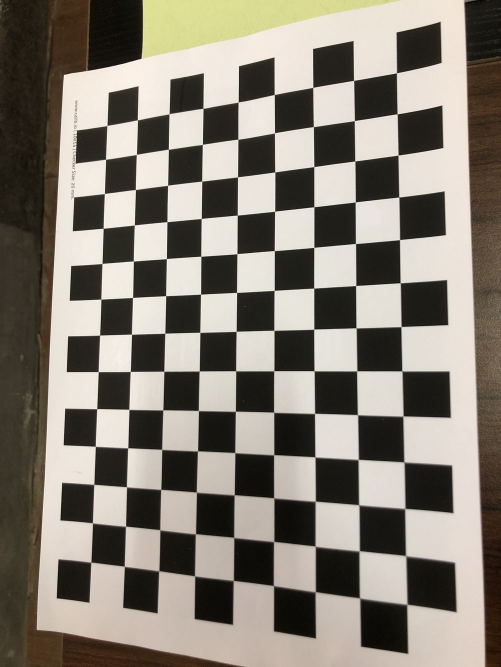
#> input picture calibration_img/1.png, 1001 x 1334 px (shown at 1/2 size); its folder holds 4 pictures in this run; the run also reads 1 picture not shown here
$ python camera_calibration.py
#> lines starting #> are read from the running program, lines starting #| are printed output that depends on the picture; after the words box and inside, x2 and y2 are one past the last pixel; in counts of white or black regions, pixels touching at a corner belong together
import cv2
import numpy as np
import glob

criteria = (cv2.TERM_CRITERIA_MAX_ITER | cv2.TERM_CRITERIA_EPS, 30, 0.001)

objp = np.zeros((9 * 13, 3), np.float32)
objp[:, :2] = np.mgrid[0:13, 0:9].T.reshape(-1, 2)

obj_points = []
img_points = []

images = glob.glob("/home/pacaep/Tests/OpenCvArDemo/calibration_img/*.png")
i=0;
for fname in images:
    img = cv2.imread(fname)
#> img is the input picture: shape (1334, 1001, 3); mean B, G, R 116.4, 126.4, 133.1
    gray = cv2.cvtColor(img, cv2.COLOR_BGR2GRAY)
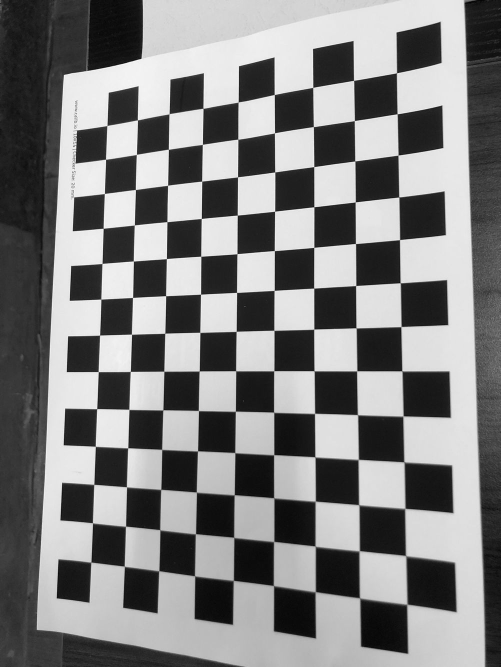
#> gray: shape (1334, 1001) (shown at 1/2 size); min 1, max 254, mean 127.3
    size = gray.shape[::-1]
#> size = (1001, 1334)
    ret, corners = cv2.findChessboardCorners(gray, (13, 9), None)
#> ret = True; corners = 117 rows, first 8: [793.4, 146.3], [794.6, 228.1], [796.5, 310.6], [797.9, 394.4], [799.6, 479.7], [800.7, 566.1], [802.4, 653.5], [803.9, 741.9]

    if ret:

        obj_points.append(objp)

        corners2 = cv2.cornerSubPix(gray, corners, (5, 5), (-1, -1), criteria)
#> corners2 = 117 rows, first 8: [793.4, 146.2], [794.6, 228.2], [796.5, 310.6], [798.1, 394.5], [799.5, 479.7], [800.8, 566.1], [802.5, 653.5], [804.2, 742.2]
        if [corners2]:
            img_points.append(corners2)
        else:
            img_points.append(corners)

        cv2.drawChessboardCorners(img, (13, 9), corners, ret)
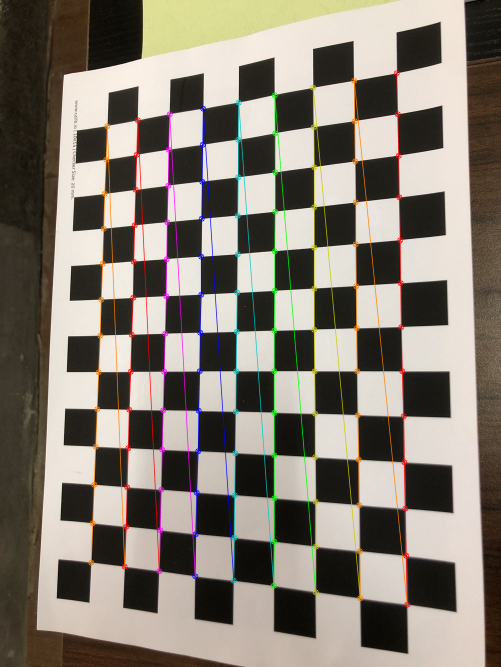
#> img: shape (1334, 1001, 3) (shown at 1/2 size); 4.34% of pixels changed, all inside (x1, y1, x2, y2) = (176, 140, 821, 1216)
        i+=1;
        cv2.imwrite('conimg'+str(i)+'.png', img)
        cv2.waitKey(1500)
#> pass 2 of the loop `for fname in images:`:
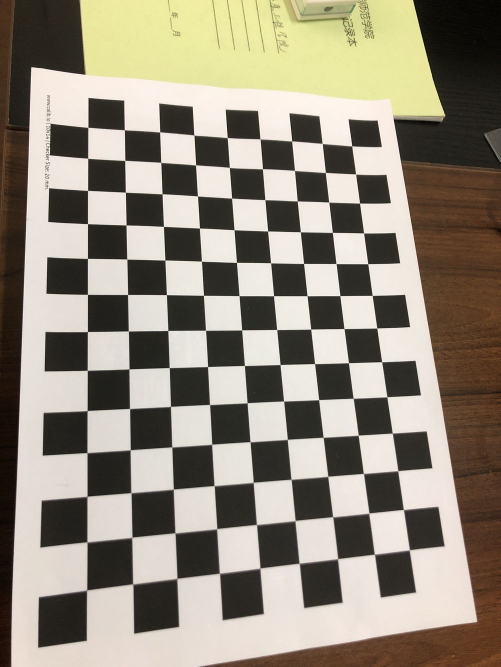
#> input picture calibration_img/10.png, 1001 x 1334 px (shown at 1/2 size)
#> img is the input picture: shape (1334, 1001, 3); mean B, G, R 124.5, 138.9, 146.6
#> `gray = cv2.cvtColor(img, cv2.COLOR_BGR2GRAY)`:
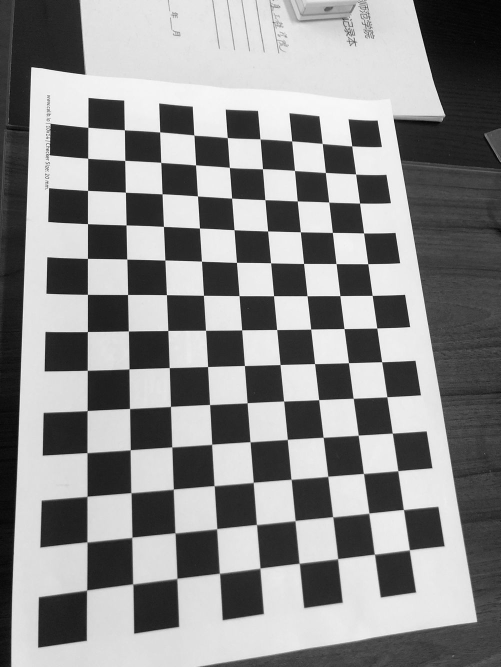
#> gray: shape (1334, 1001) (shown at 1/2 size); min 0, max 254, mean 139.6
#> corners = 117 rows, first 8: [173.5, 1182], [173.5, 1086], [174, 994], [173, 907.5], [174.5, 823], [174.6, 741], [175.4, 662.9], [174.9, 589]
#> corners2 = 117 rows, first 8: [173.8, 1180.5], [174.4, 1084.1], [174.6, 992.9], [174.5, 905.6], [174.8, 821.5], [175.1, 740.9], [175.3, 663.5], [175.4, 589]
#> `cv2.drawChessboardCorners(img, (13, 9), corners, ret)`:
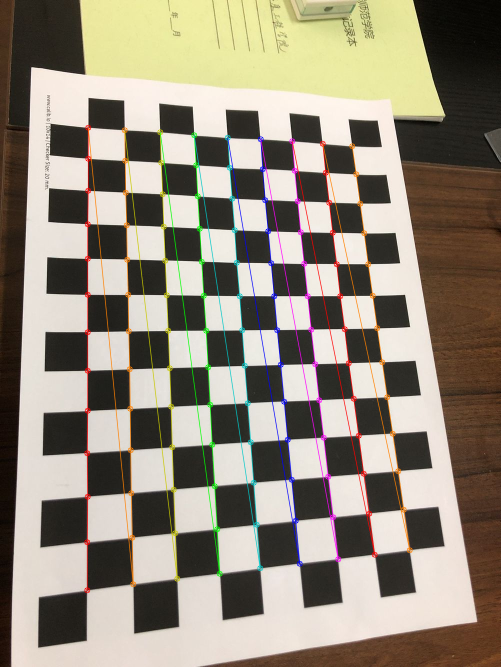
#> img: shape (1334, 1001, 3) (shown at 1/2 size); 3.98% of pixels changed, all inside (x1, y1, x2, y2) = (168, 249, 826, 1187)
#> pass 3 of the loop `for fname in images:`:
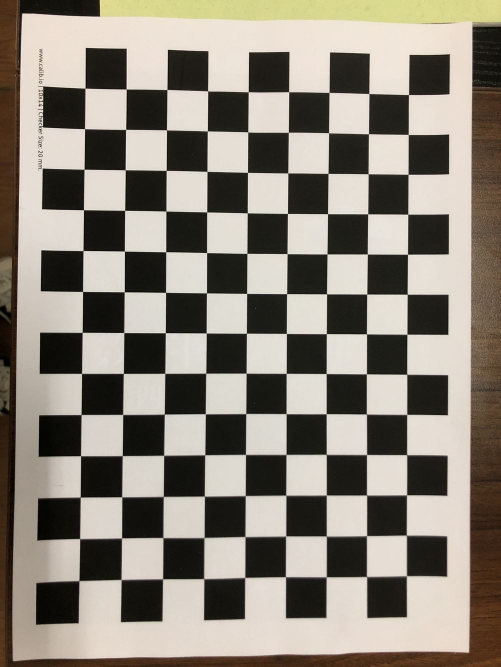
#> input picture calibration_img/2.png, 1001 x 1334 px (shown at 1/2 size)
#> img is the input picture: shape (1334, 1001, 3); mean B, G, R 121.2, 131.7, 138.7
#> `gray = cv2.cvtColor(img, cv2.COLOR_BGR2GRAY)`:
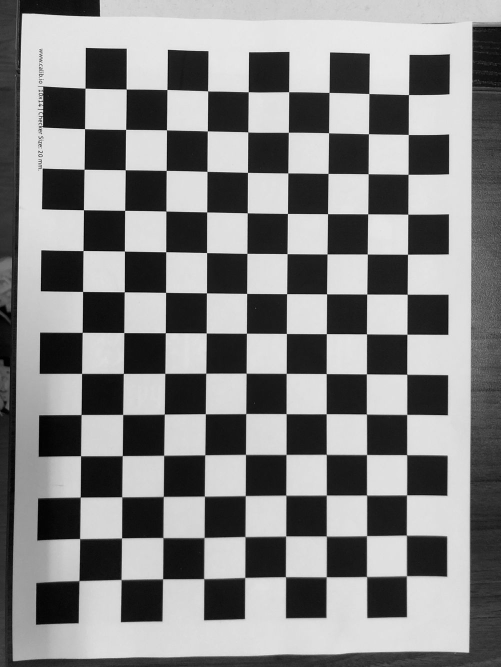
#> gray: shape (1334, 1001) (shown at 1/2 size); min 0, max 253, mean 132.6
#> corners = 117 rows, first 8: [158.5, 1161.4], [159.7, 1077.3], [160.8, 994.4], [161.7, 911.7], [162.6, 829.3], [163.7, 747.2], [164.9, 664.9], [165.8, 583.3]
#> corners2 = 117 rows, first 8: [158.4, 1161.6], [159.8, 1077.5], [160.8, 994.5], [161.7, 911.8], [162.6, 829.4], [163.7, 747.1], [164.8, 665], [165.7, 583.3]
#> `cv2.drawChessboardCorners(img, (13, 9), corners, ret)`:
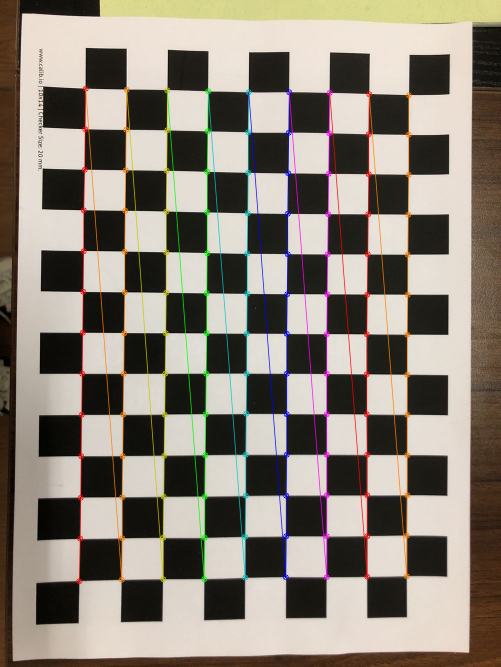
#> img: shape (1334, 1001, 3) (shown at 1/2 size); 4.39% of pixels changed, all inside (x1, y1, x2, y2) = (152, 171, 824, 1169)
#> the loop made 4 passes; the first 3 are shown

print(len(img_points))
cv2.destroyAllWindows()

ret, mtx, dist, rvecs, tvecs = cv2.calibrateCamera(obj_points, img_points, size, None, None)

print("ret:", ret)
print("mtx:\n", mtx)
print("dist:\n", dist)
print("rvecs:\n", rvecs)
print("tvecs:\n", tvecs )

print("-----------------------------------------------------")

img = cv2.imread(images[2])
h, w = img.shape[:2]
#> h = 1334; w = 1001
newcameramtx, roi = cv2.getOptimalNewCameraMatrix(mtx,dist,(w,h),1,(w,h))
print (newcameramtx)
print("------------------use undistort-------------------")
dst = cv2.undistort(img,mtx,dist,None,newcameramtx)
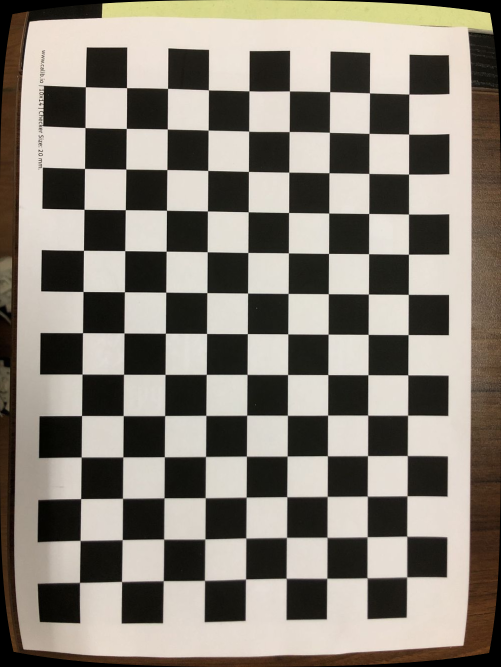
#> dst: shape (1334, 1001, 3) (shown at 1/2 size); mean B, G, R 118.9, 129, 135.6
x,y,w,h = roi
dst1 = dst[y:y+h,x:x+w]
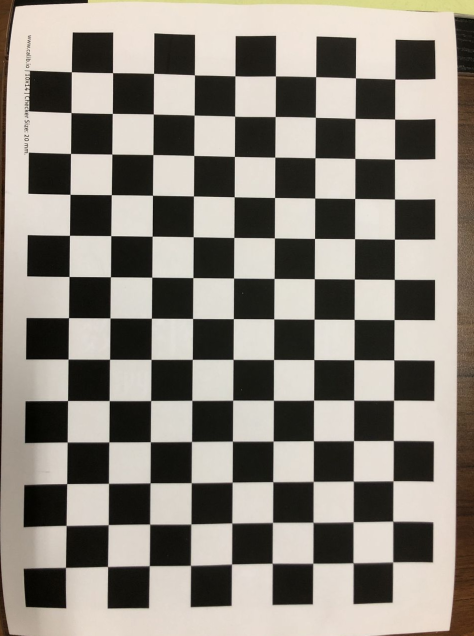
#> dst1: shape (1271, 948, 3) (shown at 1/2 size); mean B, G, R 126.4, 135.1, 141
cv2.imwrite('calibresult.png', dst1)
print ("dst:", dst1.shape)
#| dst: (1271, 948, 3)
